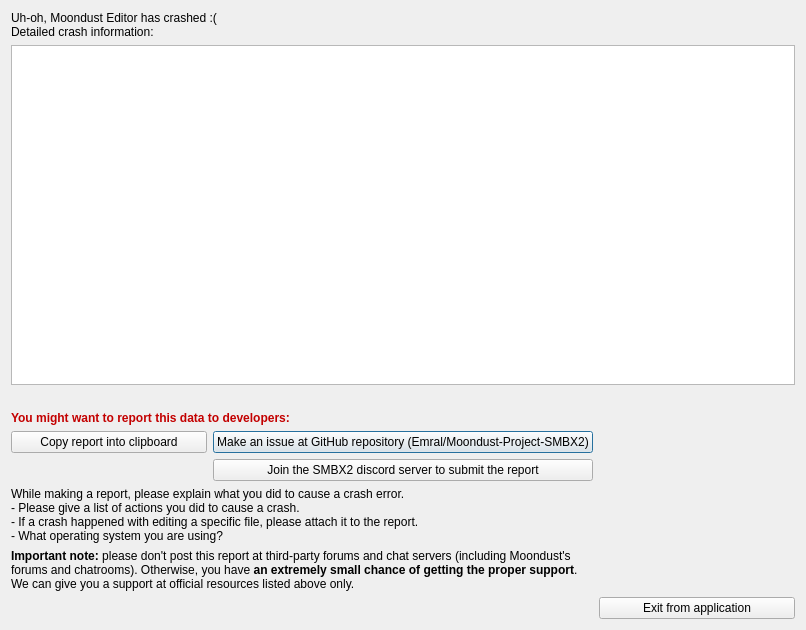
<?xml version="1.0" encoding="UTF-8"?>
<ui version="4.0">
 <class>CrashHandler</class>
 <widget class="QDialog" name="CrashHandler">
  <property name="geometry">
   <rect>
    <x>0</x>
    <y>0</y>
    <width>806</width>
    <height>630</height>
   </rect>
  </property>
  <property name="windowTitle">
   <string>Crash</string>
  </property>
  <property name="windowIcon">
   <iconset resource="../_resources/toolbar/toolbar.qrc">
    <normaloff>:/toolbar/dock/bookmarks.png</normaloff>:/toolbar/dock/bookmarks.png</iconset>
  </property>
  <layout class="QGridLayout" name="gridLayout" columnstretch="0,0,0">
   <item row="5" column="1">
    <widget class="QPushButton" name="pgeRepoButton">
     <property name="text">
      <string>Make an issue at GitHub repository (Emral/Moondust-Project-SMBX2)</string>
     </property>
    </widget>
   </item>
   <item row="1" column="0" colspan="3">
    <widget class="QPlainTextEdit" name="crashData"/>
   </item>
   <item row="9" column="0" colspan="2">
    <spacer name="horizontalSpacer">
     <property name="orientation">
      <enum>Qt::Horizontal</enum>
     </property>
     <property name="sizeHint" stdset="0">
      <size>
       <width>40</width>
       <height>20</height>
      </size>
     </property>
    </spacer>
   </item>
   <item row="0" column="0" colspan="2">
    <widget class="QLabel" name="notifyLabel">
     <property name="text">
      <string>Uh-oh, Moondust Editor has crashed :(&lt;br&gt;Detailed crash information:</string>
     </property>
    </widget>
   </item>
   <item row="8" column="0" colspan="2">
    <widget class="QLabel" name="reportNote">
     <property name="text">
      <string>&lt;html&gt;&lt;head/&gt;&lt;body&gt;&lt;p&gt;&lt;span style=&quot; font-weight:700;&quot;&gt;Important note:&lt;/span&gt; please don't post this report at third-party forums and chat servers (including Moondust's forums and chatrooms). Otherwise, you have &lt;span style=&quot; font-weight:700;&quot;&gt;an extremely small chance of getting the proper support&lt;/span&gt;. We can give you a support at official resources listed above only.&lt;/p&gt;&lt;/body&gt;&lt;/html&gt;</string>
     </property>
     <property name="wordWrap">
      <bool>true</bool>
     </property>
    </widget>
   </item>
   <item row="9" column="2">
    <widget class="QPushButton" name="exitButton">
     <property name="text">
      <string>Exit from application</string>
     </property>
    </widget>
   </item>
   <item row="6" column="1">
    <widget class="QPushButton" name="pgeDiscordButton">
     <property name="text">
      <string>Join the SMBX2 discord server to submit the report</string>
     </property>
    </widget>
   </item>
   <item row="3" column="0" colspan="3">
    <widget class="QLabel" name="extraLabel">
     <property name="font">
      <font>
       <bold>true</bold>
      </font>
     </property>
     <property name="styleSheet">
      <string notr="true">color: rgb(195, 0, 0);</string>
     </property>
     <property name="text">
      <string>You might want to report this data to developers:</string>
     </property>
    </widget>
   </item>
   <item row="2" column="0" colspan="3">
    <spacer name="horizontalSpacer_2">
     <property name="orientation">
      <enum>Qt::Horizontal</enum>
     </property>
     <property name="sizeHint" stdset="0">
      <size>
       <width>40</width>
       <height>20</height>
      </size>
     </property>
    </spacer>
   </item>
   <item row="5" column="0">
    <widget class="QPushButton" name="copyReport">
     <property name="text">
      <string>Copy report into clipboard</string>
     </property>
    </widget>
   </item>
   <item row="7" column="0" colspan="2">
    <widget class="QLabel" name="reportTips">
     <property name="text">
      <string>While making a report, please explain what you did to cause a crash error.
- Please give a list of actions you did to cause a crash. 
- If a crash happened with editing a specific file, please attach it to the report.
- What operating system you are using?</string>
     </property>
     <property name="wordWrap">
      <bool>true</bool>
     </property>
    </widget>
   </item>
  </layout>
 </widget>
 <tabstops>
  <tabstop>crashData</tabstop>
  <tabstop>copyReport</tabstop>
  <tabstop>pgeRepoButton</tabstop>
  <tabstop>pgeDiscordButton</tabstop>
  <tabstop>exitButton</tabstop>
 </tabstops>
 <resources>
  <include location="../_resources/toolbar/toolbar.qrc"/>
 </resources>
 <connections/>
</ui>
